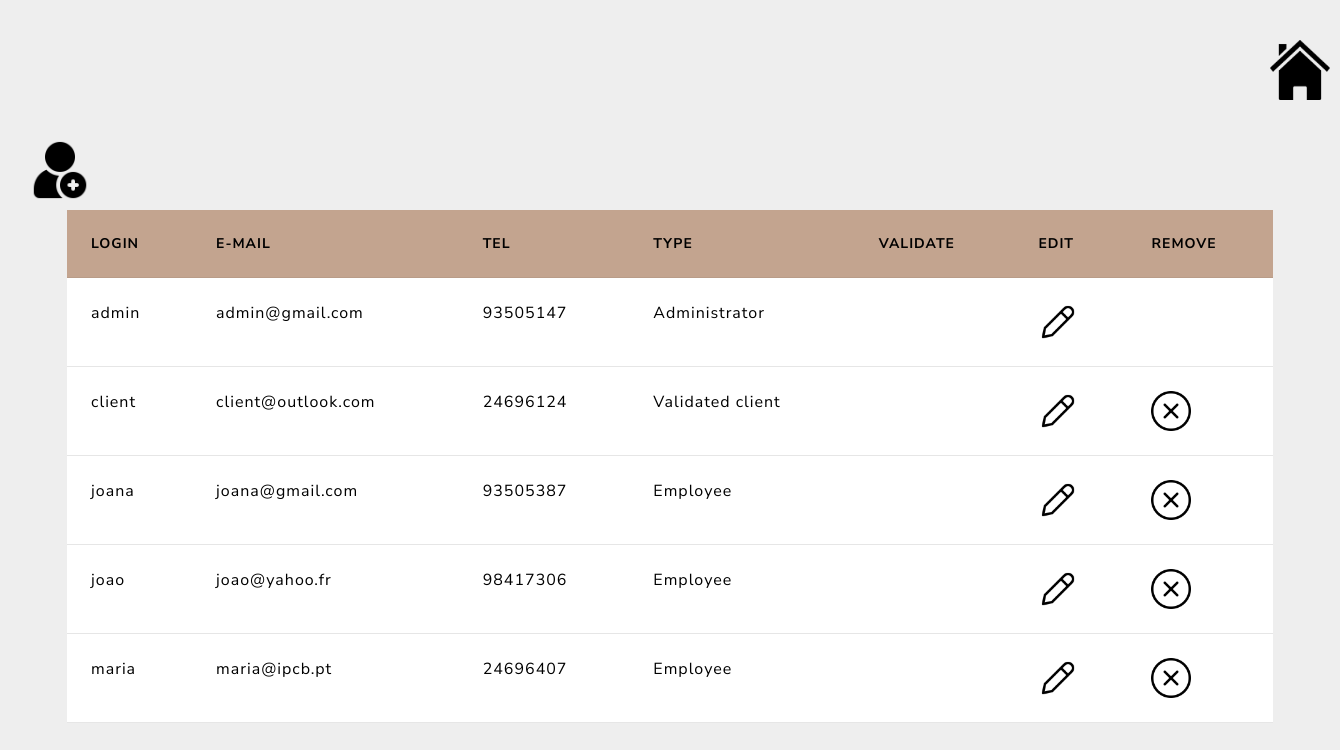
Before: /Pages/userManagement.php?state=3 (signed in) with the older database file.
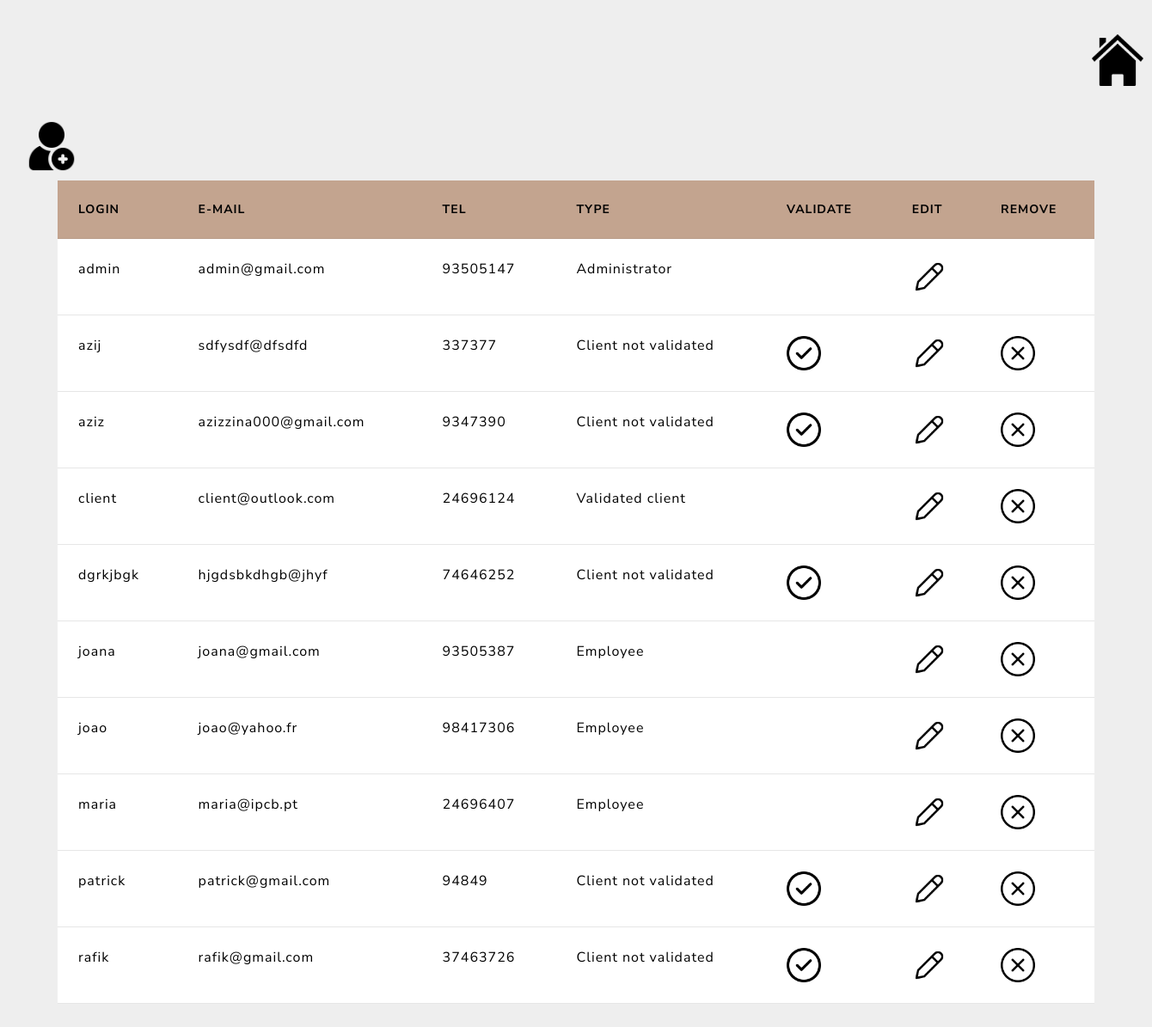
After: the same page with the newer database file.
### tables this page shows
CREATE TABLE `user` (
  `Login` varchar(25) NOT NULL,
  `Password` varchar(40) NOT NULL,
  `Name` varchar(30) NOT NULL,
  `Email` varchar(40) NOT NULL,
  `Telephone` int(9) NOT NULL,
  `Type` int(11) NOT NULL
);

### Pages/userManagement.php (the view, shortened to what this page needs)
<!DOCTYPE html>
<html lang="en">
<head>
    <link rel="stylesheet" href="bootstrap.css">
</head>
<body>
    <a href="./homePage.php"><img src="./home.png" alt="home.png" class="button"></a>
    <a href="PgRegister.php"><img src="./add-user.png" alt="home.png" class="button2"></a>
    <div class="table-div">
        <table class="table table-hover">
            <thead style="background-color: #c3a48f;">
                <tr>
                    <th scope="col" style="color: black;">Login</th>
                    <th scope="col" style="color: black;">E-mail</th>
                    <th scope="col" style="color: black;">tel</th>
                    <th scope="col" style="color: black;">Type</th>
                    <th scope="col" style="color: black;">Validate</th>
                    <th scope="col" style="color: black;">Edit</th>
                    <th scope="col" style="color: black;">Remove</th>
                </tr>
            </thead>
            <tbody>
                <?php
                if (isset($_SESSION["login"]) && ($_SESSION["function"] == 1)) {
                    if ($_SESSION["function"] ==1) {
                    $sql = "SELECT * FROM user";
                    $retval = mysqli_query($conn, $sql);
                    while ($row = mysqli_fetch_array($retval)) {
                        echo "<tr class='table-secondary'><td>" . $row['Login'] . "</td>";
                        echo "<td>" . $row['Email'] . "</td>";
                        echo "<td>" . $row['Telephone'] . "</td>";
                        switch ($row['Type']) {
                            case 1:
                                echo "<td>Administrator</td>";
                                break;
                            case 2:
                                echo "<td>Employee</td>";
                                break;
                            case 3:
                                echo "<td>Validated client</td>";
                                break;
                            case 4:
                                echo "<td>Client not validated</td>";
                                break;
                        }
                        if ($row['Type'] != 1) {
                            if ($row['Type'] == 4) {
                                echo "<td><a href='validate.php?val=" . $row['Login'] . "'><img src='check-mark.png' class='management-icon'></a></td>";
                            } else {
                                echo "<td><a href='delete_user.php?val=" . $row['Login'] . "'></a></td>";
                            }
                            echo "<td><a href='Pgedit_user.php?val=" . $row['Login'] . "'><img src='edit.png' class='management-icon'></a></td>";
                            echo "<td><a href='delete_user.php?val=" . $row['Login'] . "'><img src='remove.png' class='management-icon'></a></td>";
                        } else {
                            echo "<td></td>";
                            echo "<td><a href='Pgedit_user.php?val=" . $row['Login'] . "'><img src='edit.png' class='management-icon'></a></td>";
                            echo "<td></td>";
                        }
                        echo "</tr>";
                    }
                }
            }else {
                    header("location:homePage.php?state=3");
                }
                ?>
            </tbody>
        </table>
    </div>
</body>
</html>

Changed rows visible on the page:
added user: Login "azij", Email "sdfysdf@dfsdfd", Telephone "337377", Type "Client not validated"
added user: Login "aziz", Email "azizzina000@gmail.com", Telephone "9347390", Type "Client not validated"
added user: Login "dgrkjbgk", Email "hjgdsbkdhgb@jhyf", Telephone "74646252", Type "Client not validated"
added user: Login "patrick", Email "patrick@gmail.com", Telephone "94849", Type "Client not validated"
added user: Login "rafik", Email "rafik@gmail.com", Telephone "37463726", Type "Client not validated"
